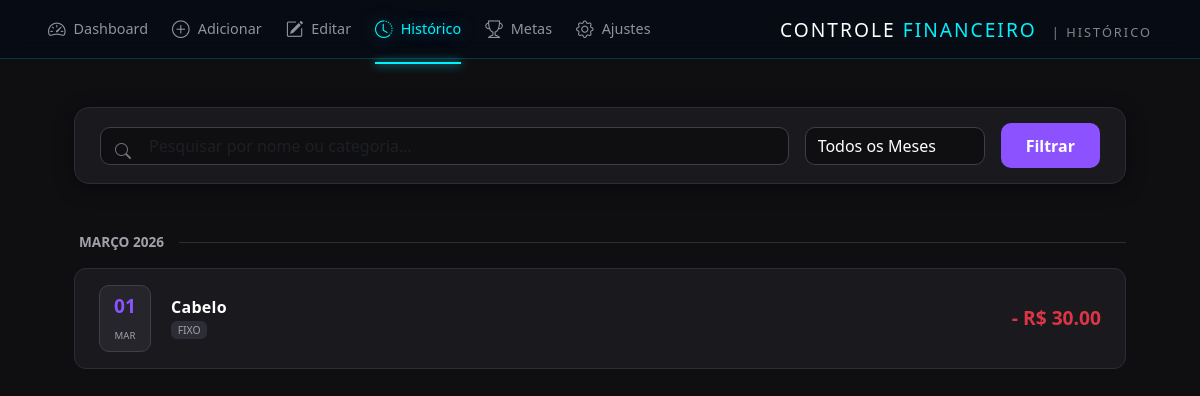
The app's page /historico, older data.
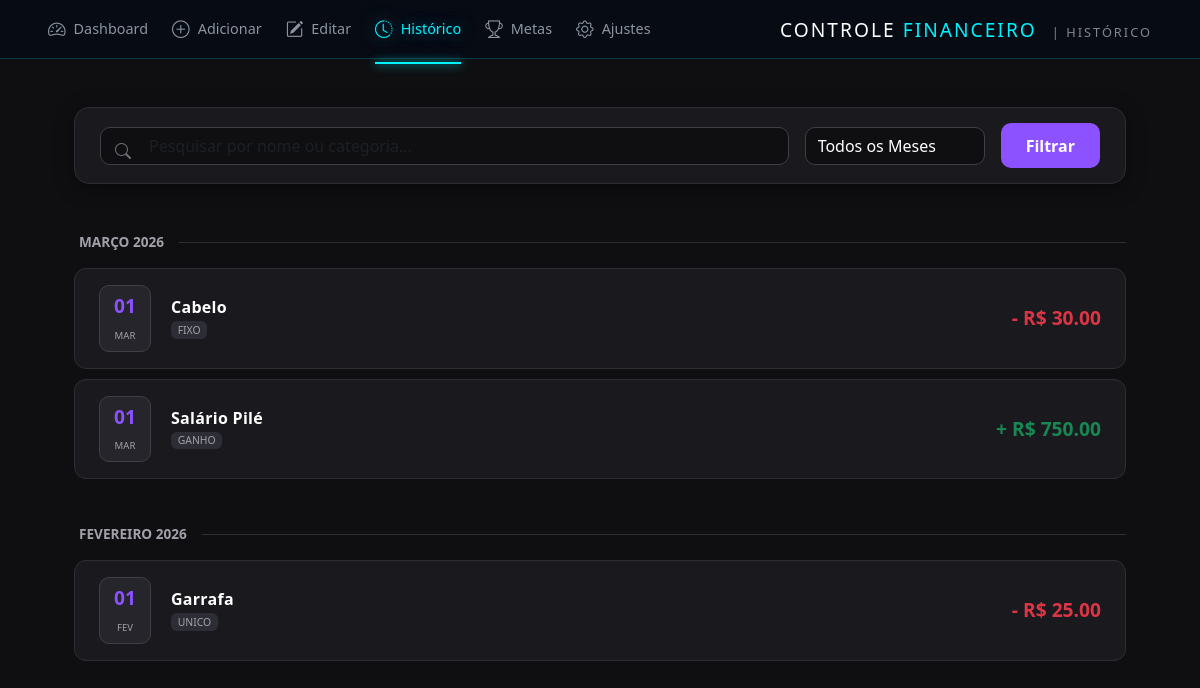
The same page, newer data.
### app.py (models this page shows)
class Gasto(db.Model):
    id = db.Column(db.Integer, primary_key=True)
    nome = db.Column(db.String(100), nullable=False)
    categoria = db.Column(db.String(50), nullable=False)
    valor_total = db.Column(db.Float, nullable=False) # Valor da Reserva ou Total
    valor_mensal = db.Column(db.Float, nullable=False) # Valor da Parcela
    valor_gasto_real = db.Column(db.Float, default=0.0) # Quanto já usou do envelope
    total_parcelas = db.Column(db.Integer, default=1)
    parcelas_pagas = db.Column(db.Integer, default=0)
    parcelas_reservadas = db.Column(db.Integer, default=0) # Adicione esta linha
    falta_pagar = db.Column(db.Float)
    tipo = db.Column(db.String(20)) # 'Fixo', 'Parcelado' ou 'Unico'
    status = db.Column(db.String(20), default='Pendente')
    mes = db.Column(db.Integer)
    ano = db.Column(db.Integer)

class Ganho(db.Model):
    id = db.Column(db.Integer, primary_key=True)
    nome = db.Column(db.String(100))
    valor = db.Column(db.Float)
    data = db.Column(db.String(20))
    mes = db.Column(db.Integer)
    ano = db.Column(db.Integer)

### app.py (the view)
@app.route('/historico')
def historico():
    termo_busca = request.args.get('busca', '').lower()
    mes_filtro = request.args.get('mes_filtro', type=int)
    gastos = Gasto.query.all()
    ganhos = Ganho.query.all()
    todos_itens = []
    for g in gastos:
        todos_itens.append({'nome': g.nome, 'valor': g.valor_total, 'tipo': g.tipo, 'mes': g.mes, 'ano': g.ano, 'dia': g.dia if hasattr(g, 'dia') else '01', 'is_gasto': True})
    for g in ganhos:
        todos_itens.append({'nome': g.nome, 'valor': g.valor, 'tipo': 'Ganho', 'mes': g.mes, 'ano': g.ano, 'dia': g.dia if hasattr(g, 'dia') else '01', 'is_gasto': False})
    if termo_busca:
        todos_itens = [i for i in todos_itens if termo_busca in i['nome'].lower()]
    if mes_filtro:
        todos_itens = [i for i in todos_itens if i['mes'] == mes_filtro]
    historico_agrupado = {}
    meses_nomes = ["", "Janeiro", "Fevereiro", "Março", "Abril", "Maio", "Junho", "Julho", "Agosto", "Setembro", "Outubro", "Novembro", "Dezembro"]
    todos_itens.sort(key=lambda x: (x['ano'], x['mes']), reverse=True)
    for item in todos_itens:
        chave = f"{meses_nomes[item['mes']]} {item['ano']}"
        if chave not in historico_agrupado:
            historico_agrupado[chave] = []
        historico_agrupado[chave].append(item)
    return render_template('historico.html', historico=historico_agrupado, termo=termo_busca, mes_selecionado=mes_filtro)

### templates/historico.html (shortened to what this page needs)
<!DOCTYPE html>
<html lang="pt-br">
<head>
    <link href="https://cdn.jsdelivr.net/npm/bootstrap@5.3.0/dist/css/bootstrap.min.css" rel="stylesheet">
    <link rel="stylesheet" href="https://cdn.jsdelivr.net/npm/bootstrap-icons@1.11.1/font/bootstrap-icons.css">
    <link rel="stylesheet" href="{{ url_for('static', filename='css/dashboard.css') }}">
    <link rel="stylesheet" href="static/css/historico.css">
</head>
<body style="background-color: #0f0f12; color: white;">
    <header class="header-main px-5 py-3">
        <nav class="d-flex justify-content-between align-items-center">
            <div class="nav-paginas d-flex gap-4">
                <a href="{{ url_for('index') }}" class="nav-link-custom">
                    <i class="bi bi-speedometer2"></i> Dashboard
                </a>
                <a href="{{ url_for('adicionar') }}" class="nav-link-custom">
                    <i class="bi bi-plus-circle"></i> Adicionar
                </a>
                <a href="{{ url_for('editar') }}" class="nav-link-custom">
                    <i class="bi bi-pencil-square"></i> Editar
                </a>
                <a href="{{ url_for('historico') }}" class="nav-link-custom active">
                    <i class="bi bi-clock-history"></i> Histórico
                </a>
                <a href="#" class="nav-link-custom">
                    <i class="bi bi-trophy"></i> Metas
                </a>
                <a href="#" class="nav-link-custom">
                    <i class="bi bi-gear"></i> Ajustes
                </a>
            </div>
            <div class="titulo-pagina text-end">
                <h2 class="m-0 tracking-widest text-uppercase h4">
                    Controle <span style="color: var(--accent-cyan)">Financeiro</span>
                    <small class="ms-2 opacity-50" style="font-size: 0.8rem;">| Histórico</small>
                </h2>
            </div>
        </nav>
    </header>
    <main class="container-historico py-5 px-4">
    <form action="/historico" method="GET" class="barra-filtros d-flex gap-3 align-items-center mb-5">
        <div class="flex-grow-1 position-relative">
            <i class="bi bi-search position-absolute" style="left: 15px; top: 12px; color: #71717a;"></i>
            <input type="text" name="busca" class="form-control input-dark ps-5" placeholder="Pesquisar por nome ou categoria..." value="{{ termo }}">
        </div>
        <div style="min-width: 180px;">
            <select name="mes_filtro" class="form-select input-dark" onchange="this.form.submit()">
                <option value="">Todos os Meses</option>
            </select>
        </div>
        <button type="submit" class="btn btn-purple px-4" style="background: #8c52ff; color: white; border-radius: 10px; height: 45px; font-weight: 600;">
            Filtrar
        </button>
    </form>
    {% if not historico %}
        <div class="text-center py-5">
            <div class="mb-3" style="font-size: 4rem; color: #2d2d35;"><i class="bi bi-inbox"></i></div>
            <h4 class="text-secondary">Nada por aqui...</h4>
            <p class="text-muted">Tente mudar o filtro ou adicione um novo registro.</p>
            <a href="/adicionar" class="btn btn-link text-decoration-none" style="color: #8c52ff;">Adicionar Item agora &rarr;</a>
        </div>
    {% else %}
        {% for mes_ano, itens in historico.items() %}
            <div class="mes-header">{{ mes_ano }}</div>
            {% for item in itens %}
            <div class="item-balao">
                <div class="d-flex align-items-center">
                    <div class="data-badge">
                        <span class="dia">{{ item.dia if item.dia else '18' }}</span>
                        <span class="mes-label">{{ mes_ano[:3] }}</span>
                    </div>
                    <div>
                        <h6 class="mb-0 fw-bold" style="letter-spacing: 0.3px;">{{ item.nome }}</h6>
                        <div class="d-flex gap-2 mt-1">
                            <span class="badge" style="background: #2d2d35; color: #a1a1aa; font-weight: 500; font-size: 0.65rem;">
                                {{ item.tipo|upper }}
                            </span>
                        </div>
                    </div>
                </div>
                <div class="text-end d-flex align-items-center gap-4">
                    <div class="valor-info">
                        <span class="{{ 'text-danger' if item.is_gasto else 'text-success' }} fw-bold" style="font-size: 1.2rem;">
                            {{ '-' if item.is_gasto else '+' }} R$ {{ "%.2f"|format(item.valor) }}
                        </span>
                    </div>
                </div>
            </div>
            {% endfor %}
        {% endfor %}
    {% endif %}
</main>
</body>
</html>

### static/css/dashboard.css (style rules this page uses)
* { margin: 0; padding: 0; box-sizing: border-box; }
:root { --bg-dark: #050a14; --card-bg: #0a192f; --text-main: #e6f1ff; --accent-cyan: #00f2ff; --accent-purple: #bc13fe; --gain-green: #64ffda; --loss-pink: #ff007f; --border-color: rgba(0, 242, 255, 0.2); }
body { background-color: var(--bg-dark); color: var(--text-main); font-family: 'Segoe UI', Roboto, sans-serif; overflow-x: hidden; }
.header-main { background: rgba(5, 10, 20, 0.8); backdrop-filter: blur(10px); border-bottom: 1px solid var(--border-color); position: sticky; top: 0; z-index: 1000; }
.nav-link-custom { color: var(--text-main); text-decoration: none; font-size: 0.9rem; font-weight: 500; display: flex; align-items: center; gap: 8px; transition: all 0.3s ease; opacity: 0.6; position: relative; }
.nav-link-custom i { font-size: 1.1rem; }
.nav-link-custom:hover, .nav-link-custom.active { opacity: 1; color: var(--accent-cyan); text-shadow: 0 0 15px rgba(0, 242, 255, 0.5); }
.nav-link-custom.active::after { content: ''; position: absolute; bottom: -22px; left: 0; width: 100%; height: 2px; background: var(--accent-cyan); box-shadow: 0 0 10px var(--accent-cyan); }
.titulo-pagina h2 { font-size: 1.2rem; letter-spacing: 2px; }

### static/css/historico.css (style rules this page uses)
.container-historico { max-width: 1100px; margin: 0 auto; }
.barra-filtros { background: #1a1a1e; border-radius: 15px; padding: 15px 25px; border: 1px solid #2d2d35; box-shadow: 0 4px 20px rgba(0,0,0,0.4); }
.input-dark { background: #0f0f12 !important; border: 1px solid #3f3f46 !important; color: #ffffff !important; border-radius: 10px !important; transition: border-color 0.2s; }
.mes-header { color: #a1a1aa; font-size: 0.85rem; font-weight: 700; text-transform: uppercase; margin: 45px 0 15px 5px; display: flex; align-items: center; gap: 15px; }
.mes-header::after { content: ""; flex-grow: 1; height: 1px; background: #2d2d35; }
.item-balao { background: #1a1a1e; border-radius: 12px; padding: 16px 24px; margin-bottom: 10px; display: flex; align-items: center; justify-content: space-between; border: 1px solid #2d2d35; transition: transform 0.2s, border-color 0.2s; }
.data-badge { background: #25252b; padding: 6px 14px; border-radius: 10px; text-align: center; margin-right: 20px; border: 1px solid #3f3f46; }
.data-badge .dia { display: block; font-size: 1.2rem; font-weight: 800; color: #8c52ff; }
.data-badge .mes-label { font-size: 0.6rem; color: #a1a1aa; text-transform: uppercase; }

Row changes from the older to the newer data that the page shows:
added Ganho: dia "01", mes_ano "MAR", nome "Salário Pilé", tipo "GANHO", is_gasto "+", valor "750.00"
added Gasto: dia "01", mes_ano "FEV", nome "Garrafa", tipo "UNICO", is_gasto "-", valor "25.00", shown under "FEVEREIRO 2026"
Text that changed along with them:
new list line: "FEVEREIRO 2026"
